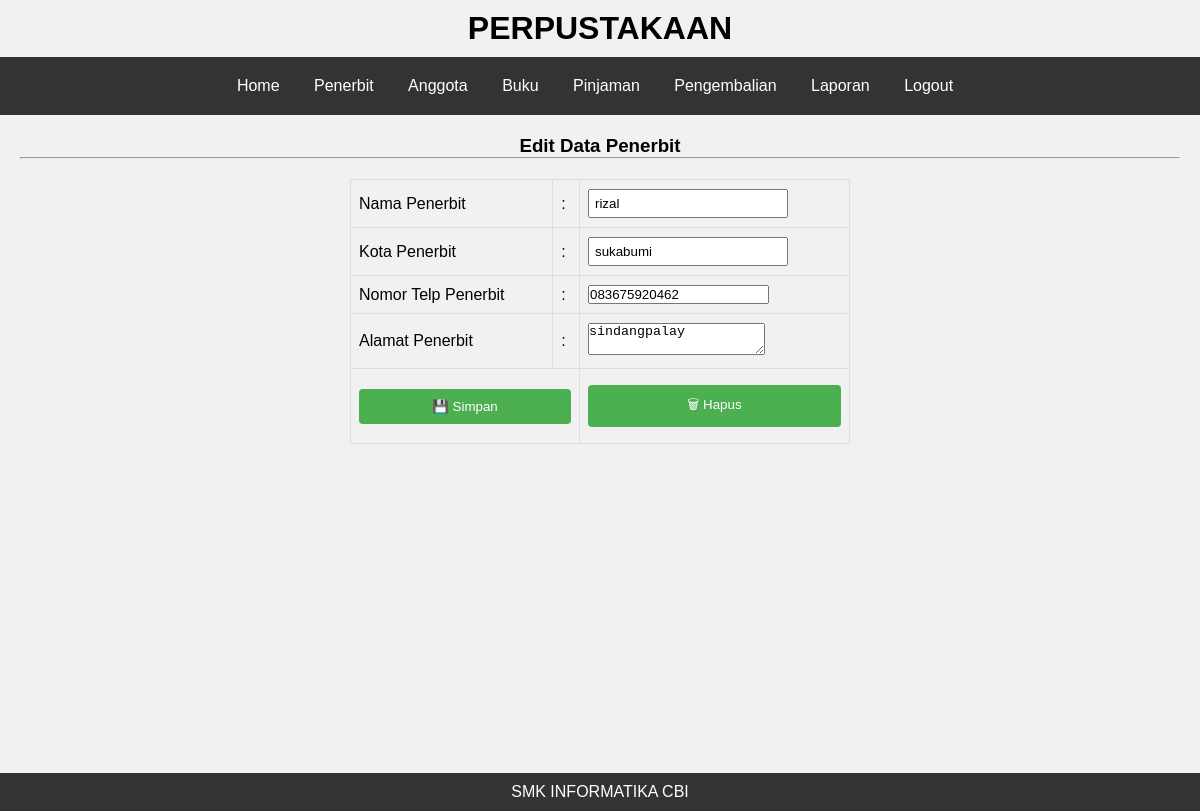
The app's page /media.php?content=edit_penerbit&id=1 (signed in) with its own data.
### tables this page shows
CREATE TABLE `tbl_penerbit` (
  `id_penerbit` int(11) NOT NULL,
  `nama_penerbit` varchar(45) DEFAULT NULL,
  `alamat_penerbit` text DEFAULT NULL,
  `kota_penerbit` varchar(40) DEFAULT NULL,
  `no_telp_penerbit` varchar(15) DEFAULT NULL
);

### content/penerbit/edit_penerbit.php (the view, shortened to what this page needs)
<?php
include '././koneksi.php';
$id_penerbit = $_GET['id'];
$data_penerbit = mysqli_query($koneksi, "SELECT * FROM tbl_penerbit  WHERE id_penerbit='$id_penerbit'");
$row = mysqli_fetch_array($data_penerbit);
?>
<h3>Edit Data Penerbit</h3>
<hr>
<form action="content/penerbit/edit_penerbit_act.php" method="post">
	<table>
		<tr>
			<td>Nama Penerbit</td>
			<td>:</td>
			<td>
				<input type="text" name="nama_penerbit" value="<?php echo $row['nama_penerbit'] ?>">
			</td>
		</tr>
		<tr>
			<td>Kota Penerbit</td>
			<td>:</td>
			<td>
				<input type="text" name="kota_penerbit" value="<?php echo $row['kota_penerbit'] ?>">
			</td>
		</tr>
		<tr>
			<td>Nomor Telp Penerbit</td>
			<td>:</td>
			<td>
				<input type="number" name="no_telp_penerbit" value="<?php echo $row['no_telp_penerbit'] ?>">
			</td>
		</tr>
		<tr>
			<td>Alamat Penerbit</td>
			<td>:</td>
			<td>
				<textarea name="alamat_penerbit" required><?php echo $row['alamat_penerbit'] ?></textarea>
			</td>
		</tr>
		<tr>
			<td colspan="2">
				<button type="submit">&#128190; Simpan</button>
			</td>
			<td>
				<button type="reset">&#128465; Hapus</button>
			</td>
		</tr>
	</table>
</form>

### desain/media.css (style rules this page uses)
body { font-family: Arial, sans-serif; margin: 0; }

### desain/penerbit.css (style rules this page uses)
* { padding: 0; margin: 0; }
table { width: 100%; border-collapse: collapse; margin: 20px 0; }
th, td { border: 1px solid #ddd; padding: 8px; text-align: left; }
form { display: inline-block; text-align: right; margin-bottom: 10px; }
input[type="text"] { width: 200px; padding: 5px; margin-left: 10px; }

### desain/tambah_penerbit.css (style rules this page uses)
form { width: 500px; margin: 0 auto; }
table { border-collapse: collapse; width: 100%; }
th, td { padding: 8px; text-align: left; border-bottom: 1px solid #ddd; }
input[type=text], input[type=number], textarea { margin: 1px 0; box-sizing: border-box; }
button[type=submit], button[type=reset] { width: 100%; background-color: #4CAF50; color: white; padding: 10px 15px; margin: 8px 0; border: none; border-radius: 4px; cursor: pointer; }

### records on screen
tbl_penerbit: nama_penerbit "rizal", kota_penerbit "sukabumi", no_telp_penerbit "083675920462", alamat_penerbit "sindangpalay"
